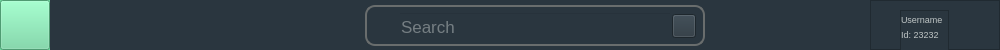
       <widget class="QWidget" name="top_menu" native="true">
        <property name="minimumSize">
         <size>
          <width>1000</width>
          <height>50</height>
         </size>
        </property>
        <property name="maximumSize">
         <size>
          <width>1000</width>
          <height>50</height>
         </size>
        </property>
        <property name="styleSheet">
         <string notr="true">background-color:pink;</string>
        </property>
        <layout class="QHBoxLayout" name="horizontalLayout">
         <property name="spacing">
          <number>0</number>
         </property>
         <property name="leftMargin">
          <number>0</number>
         </property>
         <property name="topMargin">
          <number>0</number>
         </property>
         <property name="rightMargin">
          <number>0</number>
         </property>
         <property name="bottomMargin">
          <number>0</number>
         </property>
         <item>
          <widget class="QWidget" name="menu" native="true">
           <property name="minimumSize">
            <size>
             <width>50</width>
             <height>50</height>
            </size>
           </property>
           <property name="maximumSize">
            <size>
             <width>50</width>
             <height>50</height>
            </size>
           </property>
           <property name="styleSheet">
            <string notr="true">QWidget
{
background-color:#6ED9A0;
}

QPushButton:hover
{
background-color:#9BA7A5;
}

</string>
           </property>
           <layout class="QHBoxLayout" name="horizontalLayout_5">
            <property name="spacing">
             <number>0</number>
            </property>
            <property name="leftMargin">
             <number>0</number>
            </property>
            <property name="topMargin">
             <number>0</number>
            </property>
            <property name="rightMargin">
             <number>0</number>
            </property>
            <property name="bottomMargin">
             <number>0</number>
            </property>
            <item>
             <widget class="QPushButton" name="menu_buttn">
              <property name="minimumSize">
               <size>
                <width>40</width>
                <height>40</height>
               </size>
              </property>
              <property name="maximumSize">
               <size>
                <width>50</width>
                <height>50</height>
               </size>
              </property>
              <property name="text">
               <string/>
              </property>
              <property name="icon">
               <iconset resource="../../../Documents/baza/res.qrc">
                <normaloff>:/icon/menu.svg</normaloff>:/icon/menu.svg</iconset>
              </property>
              <property name="iconSize">
               <size>
                <width>25</width>
                <height>25</height>
               </size>
              </property>
             </widget>
            </item>
           </layout>
          </widget>
         </item>
         <item>
          <widget class="QWidget" name="widget_2" native="true">
           <property name="maximumSize">
            <size>
             <width>900</width>
             <height>16777215</height>
            </size>
           </property>
           <property name="styleSheet">
            <string notr="true">background-color: rgb(42, 54, 63);</string>
           </property>
           <layout class="QHBoxLayout" name="horizontalLayout_2">
            <property name="spacing">
             <number>0</number>
            </property>
            <property name="leftMargin">
             <number>0</number>
            </property>
            <property name="topMargin">
             <number>0</number>
            </property>
            <property name="rightMargin">
             <number>0</number>
            </property>
            <property name="bottomMargin">
             <number>0</number>
            </property>
            <item>
             <widget class="QWidget" name="widget_4" native="true">
              <property name="minimumSize">
               <size>
                <width>50</width>
                <height>50</height>
               </size>
              </property>
              <property name="maximumSize">
               <size>
                <width>50</width>
                <height>50</height>
               </size>
              </property>
              <property name="styleSheet">
               <string notr="true">background-color: rgb(42, 54, 63);</string>
              </property>
              <layout class="QVBoxLayout" name="verticalLayout_2">
               <item>
                <widget class="QLabel" name="label">
                 <property name="minimumSize">
                  <size>
                   <width>40</width>
                   <height>40</height>
                  </size>
                 </property>
                 <property name="maximumSize">
                  <size>
                   <width>40</width>
                   <height>40</height>
                  </size>
                 </property>
                 <property name="text">
                  <string/>
                 </property>
                 <property name="pixmap">
                  <pixmap resource="../../../Documents/baza/res.qrc">:/icon/2560px-Tmdb.new.logo.svg.png</pixmap>
                 </property>
                 <property name="scaledContents">
                  <bool>true</bool>
                 </property>
                </widget>
               </item>
              </layout>
             </widget>
            </item>
            <item>
             <widget class="QWidget" name="widget_3" native="true">
              <property name="minimumSize">
               <size>
                <width>870</width>
                <height>50</height>
               </size>
              </property>
              <property name="maximumSize">
               <size>
                <width>870</width>
                <height>50</height>
               </size>
              </property>
              <property name="styleSheet">
               <string notr="true">background-color: rgb(42, 54, 63);</string>
              </property>
              <layout class="QHBoxLayout" name="horizontalLayout_3">
               <property name="spacing">
                <number>0</number>
               </property>
               <property name="leftMargin">
                <number>0</number>
               </property>
               <property name="topMargin">
                <number>0</number>
               </property>
               <property name="rightMargin">
                <number>0</number>
               </property>
               <property name="bottomMargin">
                <number>0</number>
               </property>
               <item>
                <widget class="QWidget" name="widget_5" native="true">
                 <property name="minimumSize">
                  <size>
                   <width>340</width>
                   <height>41</height>
                  </size>
                 </property>
                 <property name="maximumSize">
                  <size>
                   <width>340</width>
                   <height>40</height>
                  </size>
                 </property>
                 <property name="styleSheet">
                  <string notr="true">#widget_5
{
border-radius:10px;
border:2px solid #696d6d;
}
</string>
                 </property>
                 <layout class="QHBoxLayout" name="horizontalLayout_4">
                  <property name="spacing">
                   <number>0</number>
                  </property>
                  <property name="topMargin">
                   <number>7</number>
                  </property>
                  <property name="bottomMargin">
                   <number>6</number>
                  </property>
                  <item>
                   <widget class="QLabel" name="label_2">
                    <property name="minimumSize">
                     <size>
                      <width>24</width>
                      <height>24</height>
                     </size>
                    </property>
                    <property name="maximumSize">
                     <size>
                      <width>24</width>
                      <height>24</height>
                     </size>
                    </property>
                    <property name="sizeIncrement">
                     <size>
                      <width>0</width>
                      <height>0</height>
                     </size>
                    </property>
                    <property name="text">
                     <string/>
                    </property>
                    <property name="pixmap">
                     <pixmap resource="../../../Documents/baza/res.qrc">:/icon/search-svgrepo-com.svg</pixmap>
                    </property>
                    <property name="scaledContents">
                     <bool>true</bool>
                    </property>
                   </widget>
                  </item>
                  <item>
                   <widget class="QLineEdit" name="search">
                    <property name="minimumSize">
                     <size>
                      <width>0</width>
                      <height>30</height>
                     </size>
                    </property>
                    <property name="maximumSize">
                     <size>
                      <width>300</width>
                      <height>100</height>
                     </size>
                    </property>
                    <property name="sizeIncrement">
                     <size>
                      <width>0</width>
                      <height>0</height>
                     </size>
                    </property>
                    <property name="font">
                     <font>
                      <family>MS Shell Dlg 2</family>
                      <pointsize>13</pointsize>
                      <weight>50</weight>
                      <italic>false</italic>
                      <bold>false</bold>
                     </font>
                    </property>
                    <property name="styleSheet">
                     <string notr="true">
background:transparent;;
font: 13pt &quot;MS Shell Dlg 2&quot;;

color:#bfc5c5;</string>
                    </property>
                    <property name="placeholderText">
                     <string>Search</string>
                    </property>
                   </widget>
                  </item>
                  <item>
                   <widget class="QPushButton" name="pushButton_6">
                    <property name="sizePolicy">
                     <sizepolicy hsizetype="Minimum" vsizetype="Fixed">
                      <horstretch>24</horstretch>
                      <verstretch>24</verstretch>
                     </sizepolicy>
                    </property>
                    <property name="minimumSize">
                     <size>
                      <width>24</width>
                      <height>24</height>
                     </size>
                    </property>
                    <property name="maximumSize">
                     <size>
                      <width>24</width>
                      <height>24</height>
                     </size>
                    </property>
                    <property name="text">
                     <string/>
                    </property>
                    <property name="icon">
                     <iconset resource="../../../Documents/baza/res.qrc">
                      <normaloff>:/icon/arrow-down.svg</normaloff>:/icon/arrow-down.svg</iconset>
                    </property>
                    <property name="iconSize">
                     <size>
                      <width>24</width>
                      <height>24</height>
                     </size>
                    </property>
                   </widget>
                  </item>
                 </layout>
                </widget>
               </item>
              </layout>
             </widget>
            </item>
           </layout>
          </widget>
         </item>
         <item>
          <widget class="QFrame" name="user_icon">
           <property name="minimumSize">
            <size>
             <width>130</width>
             <height>50</height>
            </size>
           </property>
           <property name="maximumSize">
            <size>
             <width>50</width>
             <height>50</height>
            </size>
           </property>
           <property name="styleSheet">
            <string notr="true">background-color: rgb(42, 54, 63);</string>
           </property>
           <property name="frameShape">
            <enum>QFrame::StyledPanel</enum>
           </property>
           <property name="frameShadow">
            <enum>QFrame::Raised</enum>
           </property>
           <layout class="QHBoxLayout" name="horizontalLayout_8">
            <item>
             <spacer name="horizontalSpacer">
              <property name="orientation">
               <enum>Qt::Horizontal</enum>
              </property>
              <property name="sizeType">
               <enum>QSizePolicy::Fixed</enum>
              </property>
              <property name="sizeHint" stdset="0">
               <size>
                <width>20</width>
                <height>5</height>
               </size>
              </property>
             </spacer>
            </item>
            <item>
             <widget class="QFrame" name="frame_3">
              <property name="minimumSize">
               <size>
                <width>30</width>
                <height>49</height>
               </size>
              </property>
              <property name="maximumSize">
               <size>
                <width>50</width>
                <height>50</height>
               </size>
              </property>
              <property name="styleSheet">
               <string notr="true">color:#bfc5c5;</string>
              </property>
              <property name="frameShape">
               <enum>QFrame::StyledPanel</enum>
              </property>
              <property name="frameShadow">
               <enum>QFrame::Raised</enum>
              </property>
              <layout class="QVBoxLayout" name="verticalLayout_4">
               <property name="spacing">
                <number>0</number>
               </property>
               <property name="leftMargin">
                <number>0</number>
               </property>
               <property name="topMargin">
                <number>0</number>
               </property>
               <property name="rightMargin">
                <number>0</number>
               </property>
               <property name="bottomMargin">
                <number>16</number>
               </property>
               <item>
                <widget class="QLabel" name="username_lable">
                 <property name="minimumSize">
                  <size>
                   <width>0</width>
                   <height>0</height>
                  </size>
                 </property>
                 <property name="maximumSize">
                  <size>
                   <width>50</width>
                   <height>16777215</height>
                  </size>
                 </property>
                 <property name="font">
                  <font>
                   <pointsize>7</pointsize>
                  </font>
                 </property>
                 <property name="text">
                  <string>Username</string>
                 </property>
                </widget>
               </item>
               <item>
                <widget class="QLabel" name="id_label">
                 <property name="font">
                  <font>
                   <pointsize>7</pointsize>
                  </font>
                 </property>
                 <property name="text">
                  <string>Id: 23232</string>
                 </property>
                </widget>
               </item>
              </layout>
             </widget>
            </item>
            <item>
             <widget class="QLabel" name="user_icon_label">
              <property name="maximumSize">
               <size>
                <width>35</width>
                <height>35</height>
               </size>
              </property>
              <property name="text">
               <string/>
              </property>
              <property name="pixmap">
               <pixmap resource="../../../Documents/baza/res.qrc">:/icon/1613328317_108-p-kislotno-sinii-fon-148.jpg</pixmap>
              </property>
              <property name="scaledContents">
               <bool>true</bool>
              </property>
             </widget>
            </item>
           </layout>
          </widget>
         </item>
        </layout>
       </widget>
